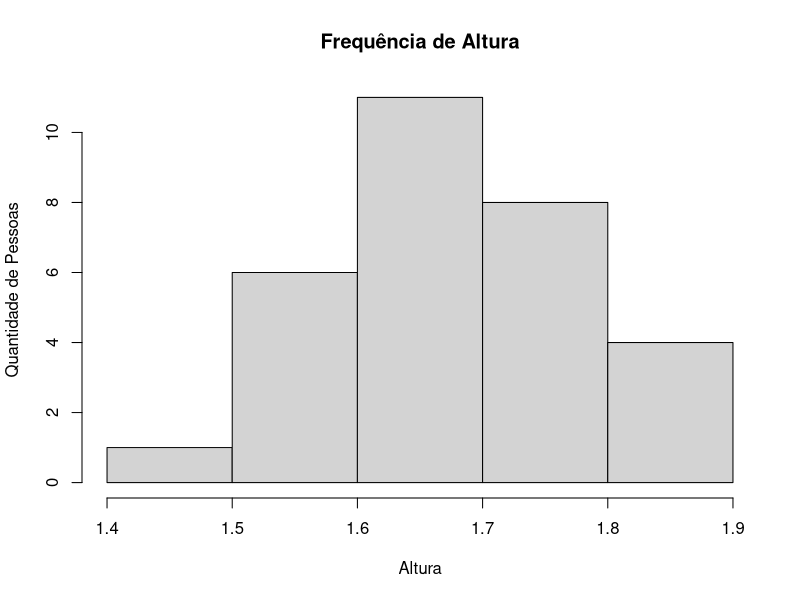
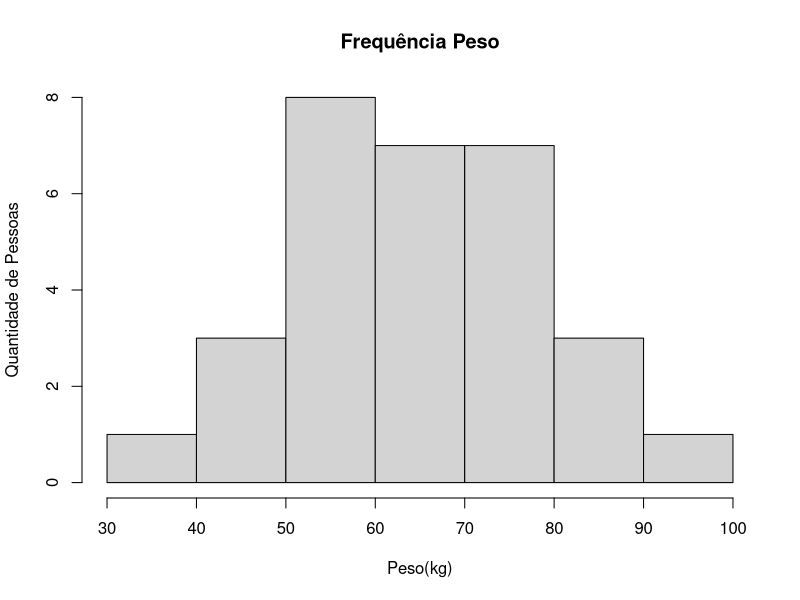

Here is the R script that generated these plots, in order:
# Display histograms

file <- read.csv("table.csv",TRUE, sep = ",")

altura <- hist(file$Altura.m., main = "Frequência de Altura", xlab = "Altura", ylab = "Quantidade de Pessoas")
peso <- hist(file$Peso.kg., main = "Frequência Peso", xlab = "Peso(kg)", ylab = "Quantidade de Pessoas")
# escolaridade ...

print(altura)
print(peso)
# print(escolaridade)
